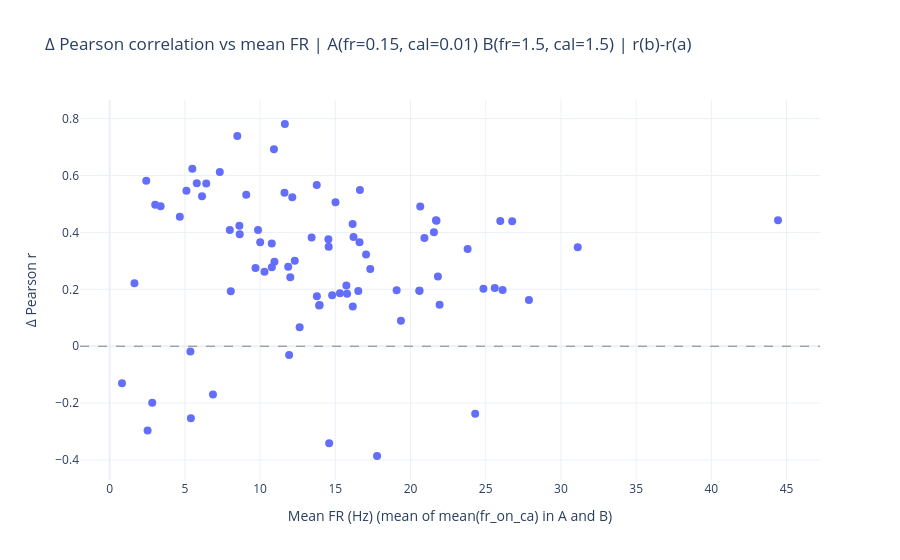
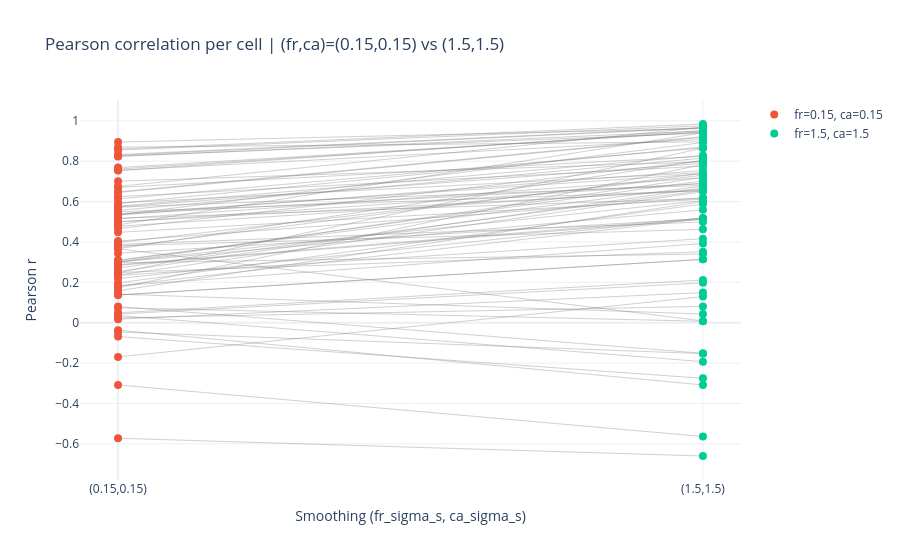

The code cell stored with these charts, in order, in its notebook:
### Code cell
m_path = r"Z:\Adam-Lab-Shared\Data\Michal_Rubin\data summery\2026\SST\paramsEX"
path_html1 = os.path.join(m_path, "Corr_change_for_meanFR_MAXS_1.5_minS_0.01.html")
path_svg1 = os.path.join(m_path, "Corr_change_for_meanFR_MAXS_1.5_minS_0.01.svg")
fig, df = plot_delta_corr_vs_mean_fr(pathPyr, fr_sig_a=0.15, cal_sig_a=0.01, fr_sig_b=1.5, cal_sig_b=1.5,delta_order="b_minus_a",save_html=path_html1,save_svg=path_svg1)
# if you want the opposite sign:
# fig, df = plot_delta_corr_vs_mean_fr(AllPath, delta_order="b_minus_a")
path_html2 = os.path.join(m_path, "Corr_cellToCell_MAXS_1.5_minS_0.15.html")
path_svg2 = os.path.join(m_path, "Corr_cellToCell_MAXS_1.5_minS_0.15.svg")
fig, df = plot_corr_two_smoothing_connected(
    pathPyr,  # list of cell folders that contain the corrDict*.pkl files
    fr_sig_a=0.15, cal_sig_a=0.15,
    fr_sig_b=1.5,  cal_sig_b=1.5,save_html=path_html2,save_svg=path_svg2
)
path_html3 = os.path.join(m_path, "Corr_cellToCell_smoot_3_1.5_0.45_0.15_0.01.html")
path_svg3 = os.path.join(m_path, "Corr_cellToCell_smoot_3_1.5_0.45_0.15_0.01.svg")
fig, df = plot_corr_multi_smoothing_connected_open_folder(
    pathPyr,
    sigmas=[0.01, 0.15,0.45, 1.5,3],
    save_html=path_html3,save_svg=path_svg3,
    show=True,
)
path_html4 = os.path.join(m_path, "Corr_change_cellToCell_smoot_3_1.5_0.45_0.15_0.01.html")
path_svg4 = os.path.join(m_path, "Corr_change_cellToCell_smoot_3_1.5_0.45_0.15_0.01.svg")

fig, df = plot_delta_corr_steps_connected_open_folder(
    pathPyr,
    sig_pairs=[(0.01,0.01), (0.15,0.15), (0.45,0.45), (1.5,1.5), (3,3)],
    save_html=path_html4,save_svg=path_svg4,
    show=True,
)

### Figure 1 — Plotly figure (JSON) as saved in the notebook; plotly's stock layout.template omitted (floating-point values rounded to 4 significant figures; data arrays with more than 128 entries replaced by an {"elided": "..."} marker saying what was removed)
{"data": [{"customdata": {"elided": "82x2 str values"}, "hovertemplate": "cell=%{text}<br>mean_fr=%{x:.3g}<br>Δr=%{y:.3g}<br>folder=%{customdata[0]}<extra></extra>", "marker": {"size": 8}, "mode": "markers", "text": ["cell1", "cell0", "cell1", "cell0", "cell0", "cell0", "cell1", "cell0", "cell0", "cell1", "cell1", "cell1", "cell0", "cell0", "cell1", "cell2", "cell0", "cell1", "cell2", "cell0", "cell0", "cell0", "cell1", "cell0", "cell0", "cell0", "cell0", "cell1", "cell0", "cell1", "cell0", "cell1", "cell0", "cell0", "cell1", "cell0", "cell0", "cell2", "cell0", "cell0", "cell0", "cell0", "cell0", "cell1", "cell0", "cell0", "cell1", "cell1", "cell0", "cell1", "cell0", "cell0", "cell0", "cell1", "cell0", "cell1", "cell0", "cell0", "cell0", "cell0", "cell0", "cell0", "cell0", "cell1", "cell0", "cell1", "cell0", "cell1", "cell2", "cell0", "cell0", "cell0", "cell1", "cell2", "cell0", "cell1", "cell2", "cell3", "cell0", "cell1", "cell0", "cell1"], "type": "scatter", "x": [20.59, 15.74, 7.987, 12.31, 20.93, 10.78, 8.624, 21.93, 21.56, 12.14, 9.078, 17.05, 10.01, 13.96, 12.63, 13.78, 10.78, 21.82, 5.399, 9.863, 6.867, 16.15, 21.73, 25.6, 24.85, 16.16, 23.8, 25.97, 27.87, 13.92, 17.33, 15.01, 14.56, 6.42, 10.92, 14.54, 19.08, 2.522, 24.3, 21.69, 26.76, 8.051, 31.12, 1.648, 17.78, 4.663, 3.026, 5.497, 9.696, 2.432, 16.64, 3.388, 2.829, 5.367, 6.14, 11.65, 11.62, 5.792, 0.8197, 20.65, 19.36, 13.77, 15.31, 13.42, 11.87, 7.322, 11.93, 16.61, 12.01, 10.29, 16.21, 26.12, 14.59, 8.646, 44.43, 15.78, 16.53, 14.79, 5.104, 8.485, 10.95, 20.59], "y": [0.1948, 0.2131, 0.4086, 0.3003, 0.3807, 0.2774, 0.4237, 0.1461, 0.401, 0.5236, 0.532, 0.322, 0.3654, 0.145, 0.06673, 0.1757, 0.3607, 0.2452, -0.2533, 0.4082, -0.1694, 0.4296, 0.4405, 0.2049, 0.2018, 0.14, 0.3414, 0.4402, 0.1622, 0.1433, 0.2713, 0.5057, 0.3495, 0.572, 0.6926, 0.3758, 0.1965, -0.2963, -0.2374, 0.4431, 0.4392, 0.1931, 0.3477, 0.2213, -0.386, 0.4546, 0.4969, 0.6237, 0.2752, 0.5817, 0.549, 0.4923, -0.1985, -0.01859, 0.5274, 0.7811, 0.5392, 0.5725, -0.1305, 0.4909, 0.08978, 0.567, 0.1865, 0.3817, 0.2797, 0.6125, -0.03103, 0.3652, 0.2424, 0.2614, 0.3834, 0.1971, -0.3415, 0.3936, 0.4428, 0.184, 0.1944, 0.179, 0.5462, 0.7391, 0.2967, 0.1948]}], "layout": {"shapes": [{"line": {"color": "gray", "dash": "dash", "width": 1}, "type": "line", "x0": 0, "x1": 1, "xref": "x domain", "y0": 0, "y1": 0, "yref": "y"}], "title": {"text": "Δ Pearson correlation vs mean FR | A(fr=0.15, cal=0.01) B(fr=1.5, cal=1.5) | r(b)-r(a)"}, "xaxis": {"title": {"text": "Mean FR (Hz) (mean of mean(fr_on_ca) in A and B)"}}, "yaxis": {"title": {"text": "Δ Pearson r"}}}}

### Figure 2 — Plotly figure (JSON) as saved in the notebook; plotly's stock layout.template omitted (floating-point values rounded to 4 significant figures; data arrays with more than 128 entries replaced by an {"elided": "..."} marker saying what was removed)
{"data": [{"hoverinfo": "skip", "line": {"color": "rgba(120,120,120,0.35)", "width": 1}, "mode": "lines", "showlegend": false, "type": "scatter", "x": {"elided": "246 int values"}, "y": {"elided": "246 float values"}}, {"hovertemplate": "cell=%{text}<br>r=%{y:.3g}<extra></extra>", "marker": {"size": 8}, "mode": "markers", "name": "fr=0.15, ca=0.15", "text": ["cell1", "cell0", "cell1", "cell0", "cell0", "cell0", "cell1", "cell0", "cell0", "cell1", "cell1", "cell1", "cell0", "cell0", "cell1", "cell2", "cell0", "cell1", "cell2", "cell0", "cell0", "cell0", "cell1", "cell0", "cell0", "cell0", "cell0", "cell1", "cell0", "cell1", "cell0", "cell1", "cell0", "cell0", "cell1", "cell0", "cell0", "cell2", "cell0", "cell0", "cell0", "cell0", "cell0", "cell1", "cell0", "cell0", "cell1", "cell1", "cell0", "cell1", "cell0", "cell0", "cell0", "cell1", "cell0", "cell1", "cell0", "cell0", "cell0", "cell0", "cell0", "cell0", "cell0", "cell1", "cell0", "cell1", "cell0", "cell1", "cell2", "cell0", "cell0", "cell0", "cell1", "cell2", "cell0", "cell1", "cell2", "cell3", "cell0", "cell1", "cell0", "cell1"], "type": "scatter", "x": [0, 0, 0, 0, 0, 0, 0, 0, 0, 0, 0, 0, 0, 0, 0, 0, 0, 0, 0, 0, 0, 0, 0, 0, 0, 0, 0, 0, 0, 0, 0, 0, 0, 0, 0, 0, 0, 0, 0, 0, 0, 0, 0, 0, 0, 0, 0, 0, 0, 0, 0, 0, 0, 0, 0, 0, 0, 0, 0, 0, 0, 0, 0, 0, 0, 0, 0, 0, 0, 0, 0, 0, 0, 0, 0, 0, 0, 0, 0, 0, 0, 0], "y": [0.1373, 0.8289, 0.478, 0.3871, 0.6702, 0.701, 0.5733, 0.3813, 0.5337, 0.8254, 0.8236, 0.6136, 0.4999, 0.01759, 0.02397, 0.04921, 0.7535, 0.5146, -0.06884, 0.5908, 0.366, 0.6481, 0.3974, 0.5493, 0.4477, 0.2486, 0.6247, 0.3006, 0.5173, 0.2968, 0.895, 0.6749, 0.5377, 0.2714, 0.3663, 0.6448, 0.2344, -0.03703, 0.03531, 0.4995, 0.7547, 0.5722, 0.2872, 0.3444, -0.3083, 0.1825, 0.3104, 0.3727, 0.7613, 0.2536, 0.5765, 0.3023, 0.07976, 0.07389, 0.197, 0.2463, 0.4848, 0.2358, -0.046, 0.5564, 0.8696, 0.3073, 0.04275, 0.2842, 0.4043, 0.2993, 0.1415, 0.5328, 0.1826, 0.7684, 0.4661, -0.1695, -0.5724, 0.2188, 0.5398, 0.8602, 0.5933, 0.8327, 0.1583, 0.1727, 0.8554, 0.1373]}, {"hovertemplate": "cell=%{text}<br>r=%{y:.3g}<extra></extra>", "marker": {"size": 8}, "mode": "markers", "name": "fr=1.5, ca=1.5", "text": ["cell1", "cell0", "cell1", "cell0", "cell0", "cell0", "cell1", "cell0", "cell0", "cell1", "cell1", "cell1", "cell0", "cell0", "cell1", "cell2", "cell0", "cell1", "cell2", "cell0", "cell0", "cell0", "cell1", "cell0", "cell0", "cell0", "cell0", "cell1", "cell0", "cell1", "cell0", "cell1", "cell0", "cell0", "cell1", "cell0", "cell0", "cell2", "cell0", "cell0", "cell0", "cell0", "cell0", "cell1", "cell0", "cell0", "cell1", "cell1", "cell0", "cell1", "cell0", "cell0", "cell0", "cell1", "cell0", "cell1", "cell0", "cell0", "cell0", "cell0", "cell0", "cell0", "cell0", "cell1", "cell0", "cell1", "cell0", "cell1", "cell2", "cell0", "cell0", "cell0", "cell1", "cell2", "cell0", "cell1", "cell2", "cell3", "cell0", "cell1", "cell0", "cell1"], "type": "scatter", "x": [1, 1, 1, 1, 1, 1, 1, 1, 1, 1, 1, 1, 1, 1, 1, 1, 1, 1, 1, 1, 1, 1, 1, 1, 1, 1, 1, 1, 1, 1, 1, 1, 1, 1, 1, 1, 1, 1, 1, 1, 1, 1, 1, 1, 1, 1, 1, 1, 1, 1, 1, 1, 1, 1, 1, 1, 1, 1, 1, 1, 1, 1, 1, 1, 1, 1, 1, 1, 1, 1, 1, 1, 1, 1, 1, 1, 1, 1, 1, 1, 1, 1], "y": [0.3138, 0.9651, 0.6603, 0.4989, 0.8246, 0.797, 0.7894, 0.4624, 0.8925, 0.9392, 0.9502, 0.8658, 0.6555, 0.1491, 0.08082, 0.2115, 0.9517, 0.7183, -0.2754, 0.8705, 0.009031, 0.9219, 0.7305, 0.6543, 0.6118, 0.3515, 0.7756, 0.559, 0.6157, 0.3401, 0.9617, 0.9683, 0.689, 0.6547, 0.804, 0.9186, 0.4161, -0.3083, -0.1929, 0.6905, 0.9077, 0.6801, 0.518, 0.5158, -0.5637, 0.5148, 0.6763, 0.7404, 0.9453, 0.6676, 0.8282, 0.6052, -0.1516, 0.007026, 0.5882, 0.8644, 0.9408, 0.6491, -0.1532, 0.8149, 0.8958, 0.7031, 0.1975, 0.5121, 0.6195, 0.7199, 0.04314, 0.7541, 0.3925, 0.9443, 0.8031, 0.1293, -0.6603, 0.5192, 0.7375, 0.9843, 0.7433, 0.9668, 0.6006, 0.7841, 0.9753, 0.3138]}], "layout": {"title": {"text": "Pearson correlation per cell | (fr,ca)=(0.15,0.15) vs (1.5,1.5)"}, "xaxis": {"tickmode": "array", "ticktext": ["(0.15,0.15)", "(1.5,1.5)"], "tickvals": [0, 1], "title": {"text": "Smoothing (fr_sigma_s, ca_sigma_s)"}}, "yaxis": {"title": {"text": "Pearson r"}}}}
